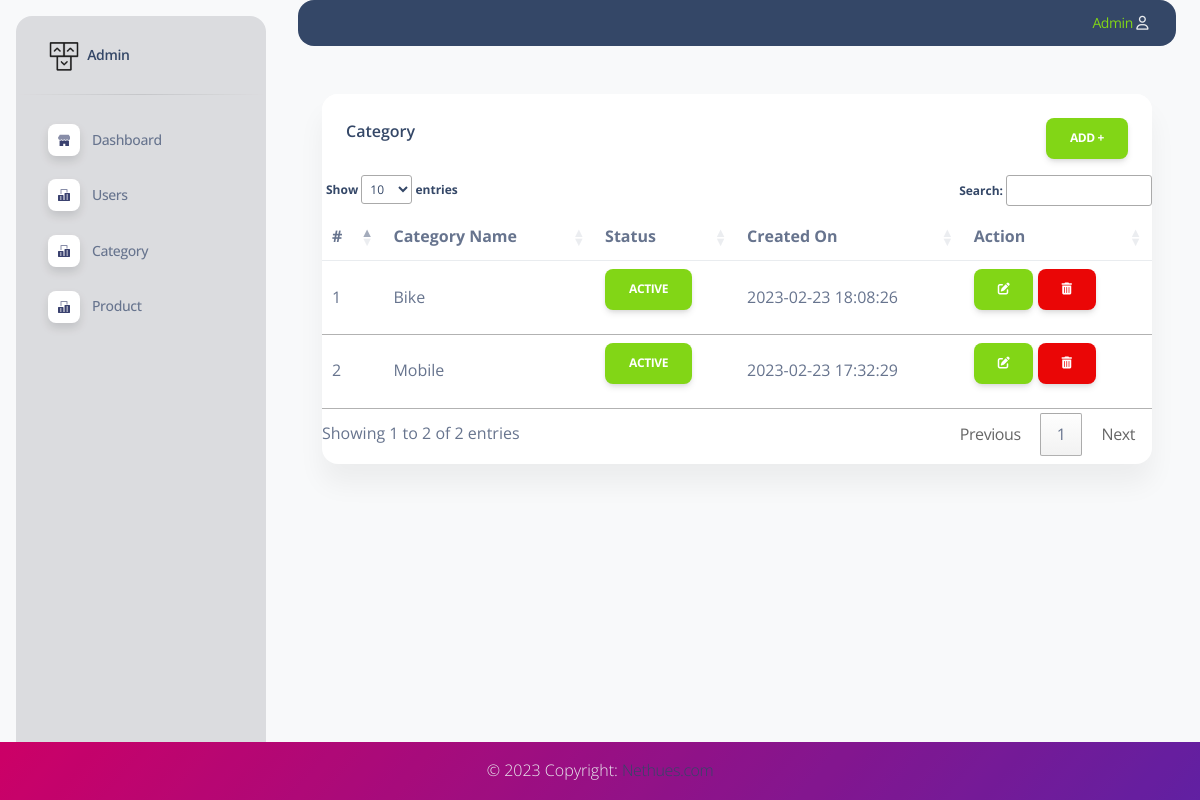
The page /admin/category.php (signed in) on the database its author committed.
### tables this page shows
CREATE TABLE `tbl_category` (
  `id` int(11) NOT NULL,
  `slug` varchar(50) NOT NULL,
  `name` varchar(50) NOT NULL,
  `status` tinyint(1) NOT NULL DEFAULT 1,
  `created_on` datetime NOT NULL DEFAULT current_timestamp()
);

### admin/Class/Category.php (called while the page is built, shortened)
<?php
class Category
{
    function __construct()
    {
        $con = mysqli_connect(DB_SERVER, DB_USER, DB_PASS, DB_NAME);
        $this->db = $con;
    }
    public function getCategory($id = ''){
        if($id != ""){
            $query = $this->db->query("SELECT * FROM `tbl_category` WHERE id = '".$id."'");
        }
        else{
            $query = $this->db->query("SELECT * FROM `tbl_category` ORDER BY id DESC");
        }
        if($query->num_rows > 0){
            return $query->fetch_all(MYSQLI_ASSOC);
        }
    }
}
?>

### admin/category.php (the view, shortened to what this page needs)
<?php
require('Class/Category.php');
$categoryObject = new Category();
$categoreis = $categoryObject->getCategory('');
?>
<!DOCTYPE html>
<html lang="en">
<head>
  <?php require('header.php'); ?>
  <link rel="stylesheet" href="//cdn.datatables.net/1.13.2/css/jquery.dataTables.min.css">
</head>
<body class="g-sidenav-show  bg-gray-100">
  <?php require('left_menu.php'); ?>
  <main class="main-content position-relative max-height-vh-100 h-100 border-radius-lg ">
    <?php require('top_navbar.php'); ?>
    <div class="container-fluid py-4">
    <div class="container-fluid py-4">
      <div class="row">
        <div class="col-12">
          <div class="card mb-4">
            <div class="card-header pb-0">
              <h6>Category<button type="button" class="btn btn-success" style="float:right;" onclick = "addButtonEffect()"> Add + </button></h6>
            </div>
            <div class="card-body px-0 pt-0 pb-2">
              <div class="table-responsive p-0">
                <table class="table align-items-center mb-0" id="usersTable">
                  <thead>
                    <tr>
                      <th>#</th>
                      <th>Category name</th>
                      <th>Status</th>
                      <th>created on</th>
                      <th>Action</th>
                    </tr>
                  </thead>
                  <tbody>
                    <?php
                    $serialNo = 1;
                    foreach($categoreis as $row){
                    $categoryStatus = '';
                    if($row['status'] == 1){
                      $categoryStatus = '<button class="btn btn-success" onclick="changeStatus('.$row['status'].','.$row['id'].')">Active</button>';
                    }
                    else{
                      $categoryStatus = '<button class="btn btn-warning" onclick="changeStatus('.$row['status'].','.$row['id'].')">In Active</button>';
                    }
                    ?>
                    <tr id="<?php echo $row['id'] ?>">
                        <td><?php echo $serialNo++; ?></td>
                        <td><?php echo $row['name'] ?></td>
                        <td><?php echo $categoryStatus; ?></td>
                        <td><?php echo $row['created_on'] ?></td>
                        <td>
                          <button class="btn btn-success" type="button" onclick="editCategory(<?php echo $row['id'] ?>)"><i class="fas fa-edit"></i></button>
                          <button class="btn btn-danger" type="button" onclick="deleteCategory(<?php echo $row['id'] ?>)"><i class="fa fa-trash" aria-hidden="true"></i></button>
                        </td>
                    </tr>
                    <?php } ?>
                  </tbody>
                </table>
              </div>
            </div>
          </div>
        </div>
      </div>
      <?php require('footer.php'); ?>
</body>
</html>

### rows shown on the page
tbl_category: name "Bike", created_on "2023-02-23 18:08:26"
tbl_category: name "Mobile", created_on "2023-02-23 17:32:29"
